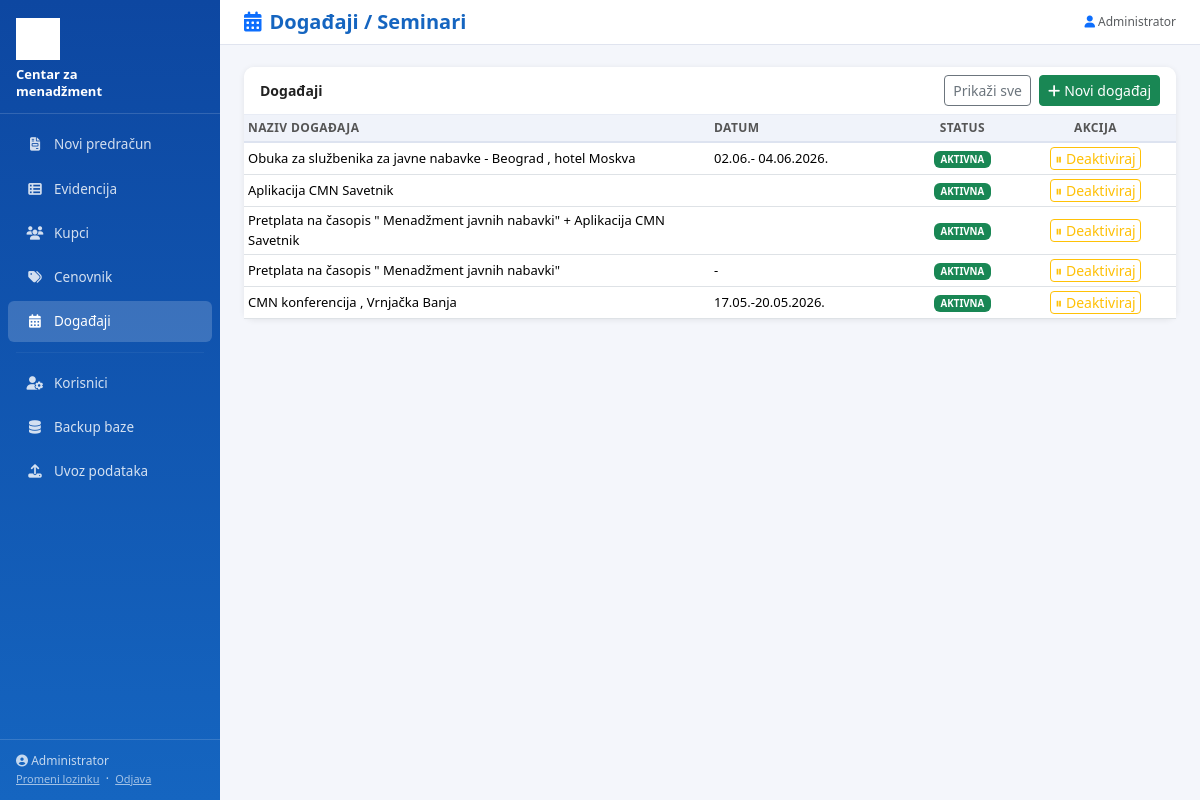
The app's page /dogadjaji (signed in), older data.
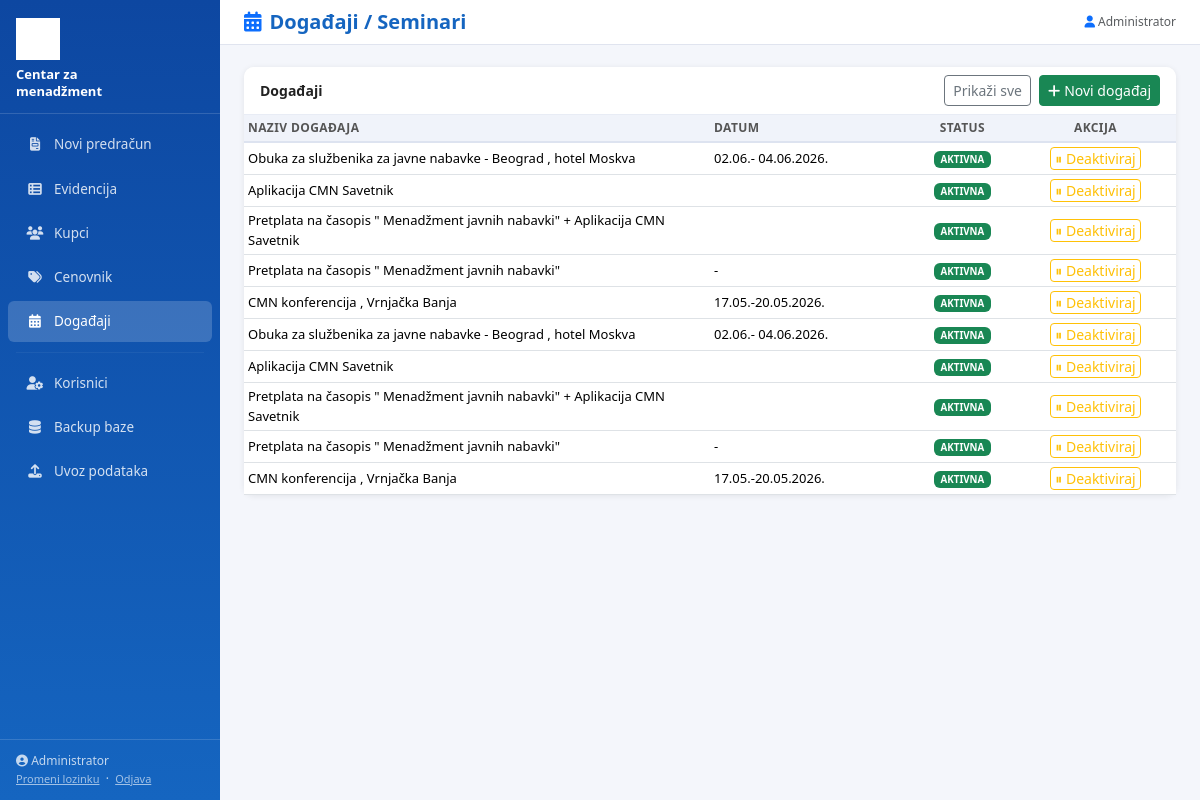
The same page, newer data.
### tables this page shows
CREATE TABLE dogadjaji (
        id INTEGER PRIMARY KEY AUTOINCREMENT,
        naziv TEXT NOT NULL,
        datum TEXT,
        status TEXT DEFAULT 'AKTIVNA'
    , specifikacija TEXT DEFAULT '');

### app.py (the view)
@app.route('/dogadjaji')
@login_required
def dogadjaji():
    prikazi_sve = request.args.get('sve', '0') == '1'
    rows = q("SELECT * FROM dogadjaji ORDER BY id DESC")
    if not prikazi_sve:
        rows = [r for r in rows if r['status'] == 'AKTIVNA']
    return render_template('dogadjaji.html', rows=rows, prikazi_sve=prikazi_sve)

### app.py (called while the page is built)
def login_required(f):
    @wraps(f)
    def decorated(*args, **kwargs):
        if 'user_id' not in session:
            return redirect(url_for('login'))
        return f(*args, **kwargs)
    return decorated

### db.py (called while the page is built)
def get_db():
    if DATABASE_URL:
        import psycopg2
        import psycopg2.extras
        conn = psycopg2.connect(DATABASE_URL)
        return conn, 'pg'
    else:
        import sqlite3
        db_path = os.path.join(os.path.dirname(os.path.abspath(__file__)), 'instance', 'cmn.db')
        os.makedirs(os.path.dirname(db_path), exist_ok=True)
        conn = sqlite3.connect(db_path)
        conn.row_factory = sqlite3.Row
        return conn, 'sqlite'

### templates/dogadjaji.html (shortened to what this page needs)
{% extends "base.html" %}
{% block page_title %}<i class="fa fa-calendar-days text-primary me-2"></i>Događaji / Seminari{% endblock %}
{% block content %}
<div class="card">
  <div class="card-header py-2 d-flex justify-content-between align-items-center">
    <span>Događaji</span>
    <div class="d-flex gap-2">
      <a href="/dogadjaji?sve={{ '0' if prikazi_sve else '1' }}" class="btn btn-sm btn-outline-secondary">
        {{ 'Prikaži samo aktivne' if prikazi_sve else 'Prikaži sve' }}
      </a>
      <button class="btn btn-sm btn-success" onclick="showNoviDog()"><i class="fa fa-plus me-1"></i>Novi događaj</button>
    </div>
  </div>
  <div class="card-body p-0">
    <table class="table table-hover table-sm mb-0">
      <thead>
        <tr>
          <th style="width:50%">Naziv događaja</th>
          <th>Datum</th>
          <th class="text-center">Status</th>
          <th class="text-center">Akcija</th>
        </tr>
      </thead>
      <tbody>
        {% for r in rows %}
        <tr {% if r.status=='NEAKTIVNA' %}style="opacity:.55;"{% endif %}>
          <td>{{ r.naziv }}</td>
          <td>{{ r.datum }}</td>
          <td class="text-center">
            <span class="badge {% if r.status=='AKTIVNA' %}bg-success{% else %}bg-secondary{% endif %}">{{ r.status }}</span>
          </td>
          <td class="text-center">
            <button class="btn btn-sm btn-outline-{{ 'warning' if r.status=='AKTIVNA' else 'success' }} py-0 px-1"
                    onclick="toggleDog({{ r.id }},'{{ 'NEAKTIVNA' if r.status=='AKTIVNA' else 'AKTIVNA' }}')">
              {{ '⏸ Deaktiviraj' if r.status=='AKTIVNA' else '▶ Aktiviraj' }}
            </button>
          </td>
        </tr>
        {% else %}
        <tr><td colspan="4" class="text-center text-muted py-4">Nema događaja</td></tr>
        {% endfor %}
      </tbody>
    </table>
  </div>
</div>
{% endblock %}

Row changes from the older to the newer data that the page shows:
added dogadjaji: naziv "Obuka za službenika za javne nabavke - Beograd , hotel Moskva", datum "02.06.- 04.06.2026.", status "AKTIVNA", status "⏸ Deaktiviraj"
added dogadjaji: naziv "Aplikacija CMN Savetnik", status "AKTIVNA", status "⏸ Deaktiviraj"
added dogadjaji: naziv "Pretplata na časopis \" Menadžment javnih nabavki\" + Aplikacija CMN Savetnik", status "AKTIVNA", status "⏸ Deaktiviraj"
added dogadjaji: naziv "Pretplata na časopis \" Menadžment javnih nabavki\"", datum "-", status "AKTIVNA", status "⏸ Deaktiviraj"
added dogadjaji: naziv "CMN konferencija , Vrnjačka Banja", datum "17.05.-20.05.2026.", status "AKTIVNA", status "⏸ Deaktiviraj"
